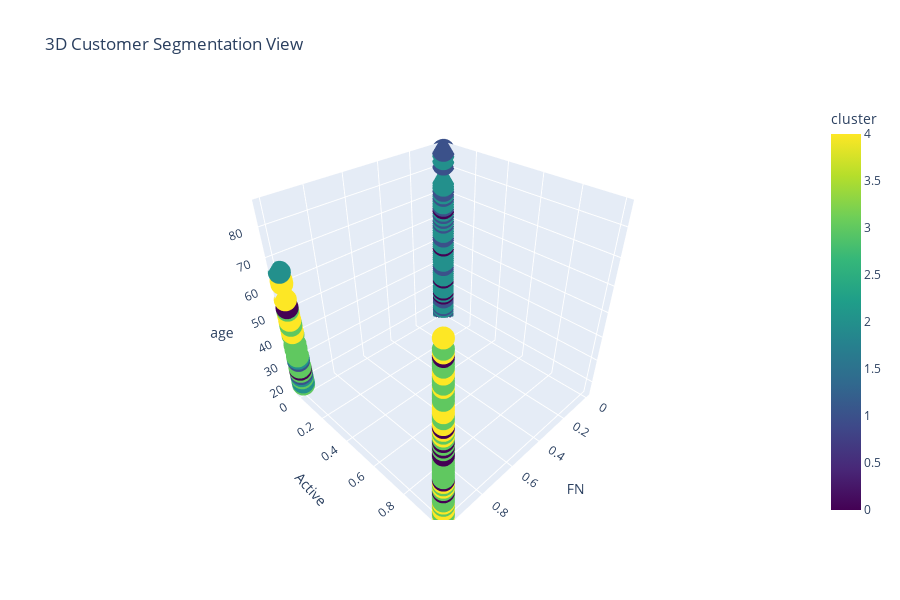
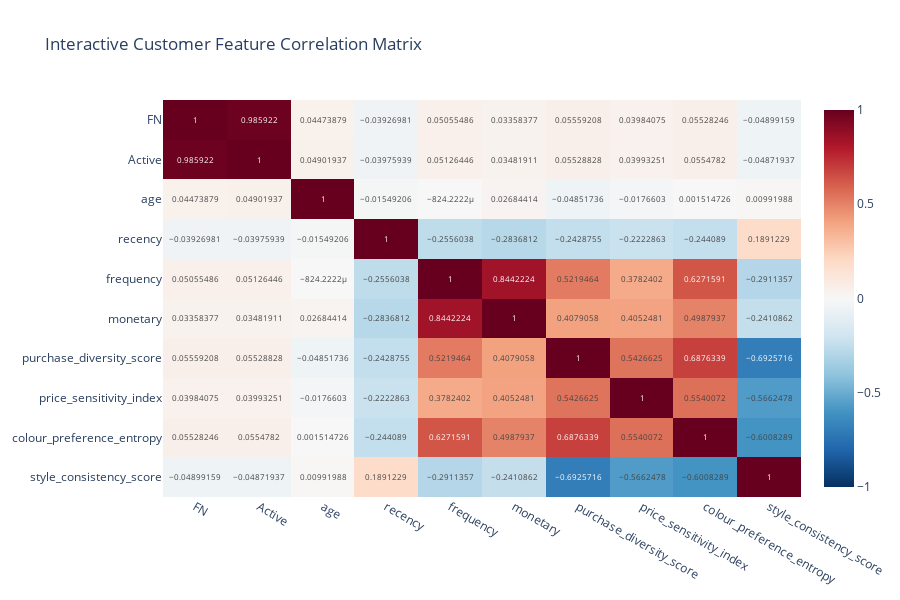
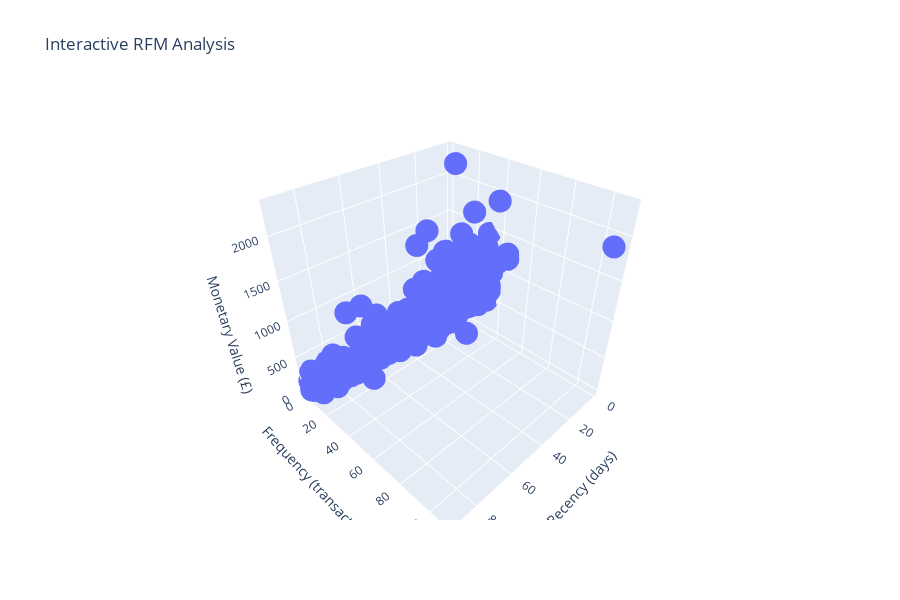

The notebook cell saved with these charts, in order:
### Markdown cell above
## 8. Interactive Visualisations and Advanced Analytics

### Code cell
# Create interactive visualisations using Plotly
print("📊 Interactive Customer Analytics Dashboard")

if len(clustering_features) >= 3:
    # Interactive 3D scatter plot of customer segments
    sample_size = min(5000, df.height)  # Sample for performance
    sample_indices = np.random.choice(df.height, sample_size, replace=False)
    
    plot_data = df.select(['customer_id'] + clustering_features[:3]).to_pandas().iloc[sample_indices]
    
    if 'cluster_labels' in locals():
        plot_data['cluster'] = cluster_labels[sample_indices]
    else:
        plot_data['cluster'] = 0
    
    fig_3d = px.scatter_3d(
        plot_data,
        x=clustering_features[0],
        y=clustering_features[1],
        z=clustering_features[2],
        color='cluster',
        title='3D Customer Segmentation View',
        hover_data=['customer_id'],
        color_continuous_scale='viridis'
    )
    
    fig_3d.update_layout(height=600)
    fig_3d.show()

# Interactive correlation heatmap
if len(correlation_features) > 1:
    corr_data = df.select(correlation_features).to_pandas()
    correlation_matrix = corr_data.corr()
    
    fig_corr = px.imshow(
        correlation_matrix,
        text_auto=True,
        aspect="auto",
        title="Interactive Customer Feature Correlation Matrix",
        color_continuous_scale='RdBu_r',
        color_continuous_midpoint=0
    )
    
    fig_corr.update_layout(height=600)
    fig_corr.show()

# Interactive RFM analysis
if all(f in df.columns for f in ['recency', 'frequency', 'monetary']):
    rfm_sample = df.select(['customer_id', 'recency', 'frequency', 'monetary']).to_pandas().sample(min(2000, df.height))
    
    fig_rfm = px.scatter_3d(
        rfm_sample,
        x='recency',
        y='frequency', 
        z='monetary',
        title='Interactive RFM Analysis',
        hover_data=['customer_id'],
        labels={
            'recency': 'Recency (days)',
            'frequency': 'Frequency (transactions)',
            'monetary': 'Monetary Value (£)'
        }
    )
    
    fig_rfm.update_layout(height=600)
    fig_rfm.show()

### Figure 1 — Plotly figure (JSON) as saved in the notebook; plotly's stock layout.template omitted (floating-point values rounded to 4 significant figures; data arrays with more than 128 entries replaced by an {"elided": "..."} marker saying what was removed)
{"data": [{"customdata": {"elided": "5000x1 str values"}, "hovertemplate": "FN=%{x}<br>Active=%{y}<br>age=%{z}<br>customer_id=%{customdata[0]}<br>cluster=%{marker.color}<extra></extra>", "legendgroup": "", "marker": {"color": {"elided": "5000 int values"}, "coloraxis": "coloraxis", "symbol": "circle"}, "mode": "markers", "name": "", "scene": "scene", "showlegend": false, "type": "scatter3d", "x": {"elided": "5000 int values"}, "y": {"elided": "5000 int values"}, "z": {"elided": "5000 int values"}}], "layout": {"coloraxis": {"colorbar": {"title": {"text": "cluster"}}, "colorscale": [[0, "#440154"], [0.1111, "#482878"], [0.2222, "#3e4989"], [0.3333, "#31688e"], [0.4444, "#26828e"], [0.5556, "#1f9e89"], [0.6667, "#35b779"], [0.7778, "#6ece58"], [0.8889, "#b5de2b"], [1, "#fde725"]]}, "height": 600, "legend": {"tracegroupgap": 0}, "scene": {"domain": {"x": [0, 1], "y": [0, 1]}, "xaxis": {"title": {"text": "FN"}}, "yaxis": {"title": {"text": "Active"}}, "zaxis": {"title": {"text": "age"}}}, "title": {"text": "3D Customer Segmentation View"}}}

### Figure 2 — Plotly figure (JSON) as saved in the notebook; plotly's stock layout.template omitted (floating-point values rounded to 4 significant figures)
{"data": [{"coloraxis": "coloraxis", "hovertemplate": "x: %{x}<br>y: %{y}<br>color: %{z}<extra></extra>", "name": "0", "texttemplate": "%{z}", "type": "heatmap", "x": ["FN", "Active", "age", "recency", "frequency", "monetary", "purchase_diversity_score", "price_sensitivity_index", "colour_preference_entropy", "style_consistency_score"], "xaxis": "x", "y": ["FN", "Active", "age", "recency", "frequency", "monetary", "purchase_diversity_score", "price_sensitivity_index", "colour_preference_entropy", "style_consistency_score"], "yaxis": "y", "z": [[1, 0.9859, 0.04474, -0.03927, 0.05055, 0.03358, 0.05559, 0.03984, 0.05528, -0.04899], [0.9859, 1, 0.04902, -0.03976, 0.05126, 0.03482, 0.05529, 0.03993, 0.05548, -0.04872], [0.04474, 0.04902, 1, -0.01549, -0.0008242, 0.02684, -0.04852, -0.01766, 0.001515, 0.00992], [-0.03927, -0.03976, -0.01549, 1, -0.2556, -0.2837, -0.2429, -0.2223, -0.2441, 0.1891], [0.05055, 0.05126, -0.0008242, -0.2556, 1, 0.8442, 0.5219, 0.3782, 0.6272, -0.2911], [0.03358, 0.03482, 0.02684, -0.2837, 0.8442, 1, 0.4079, 0.4052, 0.4988, -0.2411], [0.05559, 0.05529, -0.04852, -0.2429, 0.5219, 0.4079, 1, 0.5427, 0.6876, -0.6926], [0.03984, 0.03993, -0.01766, -0.2223, 0.3782, 0.4052, 0.5427, 1, 0.554, -0.5662], [0.05528, 0.05548, 0.001515, -0.2441, 0.6272, 0.4988, 0.6876, 0.554, 1, -0.6008], [-0.04899, -0.04872, 0.00992, 0.1891, -0.2911, -0.2411, -0.6926, -0.5662, -0.6008, 1]]}], "layout": {"coloraxis": {"cmid": 0, "colorscale": [[0, "rgb(5,48,97)"], [0.1, "rgb(33,102,172)"], [0.2, "rgb(67,147,195)"], [0.3, "rgb(146,197,222)"], [0.4, "rgb(209,229,240)"], [0.5, "rgb(247,247,247)"], [0.6, "rgb(253,219,199)"], [0.7, "rgb(244,165,130)"], [0.8, "rgb(214,96,77)"], [0.9, "rgb(178,24,43)"], [1, "rgb(103,0,31)"]]}, "height": 600, "title": {"text": "Interactive Customer Feature Correlation Matrix"}, "xaxis": {"anchor": "y", "domain": [0, 1]}, "yaxis": {"anchor": "x", "autorange": "reversed", "domain": [0, 1]}}}

### Figure 3 — Plotly figure (JSON) as saved in the notebook; plotly's stock layout.template omitted (floating-point values rounded to 4 significant figures; data arrays with more than 128 entries replaced by an {"elided": "..."} marker saying what was removed)
{"data": [{"customdata": {"elided": "2000x1 str values"}, "hovertemplate": "Recency (days)=%{x}<br>Frequency (transactions)=%{y}<br>Monetary Value (£)=%{z}<br>customer_id=%{customdata[0]}<extra></extra>", "legendgroup": "", "marker": {"color": "#636efa", "symbol": "circle"}, "mode": "markers", "name": "", "scene": "scene", "showlegend": false, "type": "scatter3d", "x": {"elided": "2000 int values"}, "y": {"elided": "2000 int values"}, "z": {"elided": "2000 float values"}}], "layout": {"height": 600, "legend": {"tracegroupgap": 0}, "scene": {"domain": {"x": [0, 1], "y": [0, 1]}, "xaxis": {"title": {"text": "Recency (days)"}}, "yaxis": {"title": {"text": "Frequency (transactions)"}}, "zaxis": {"title": {"text": "Monetary Value (£)"}}}, "title": {"text": "Interactive RFM Analysis"}}}
